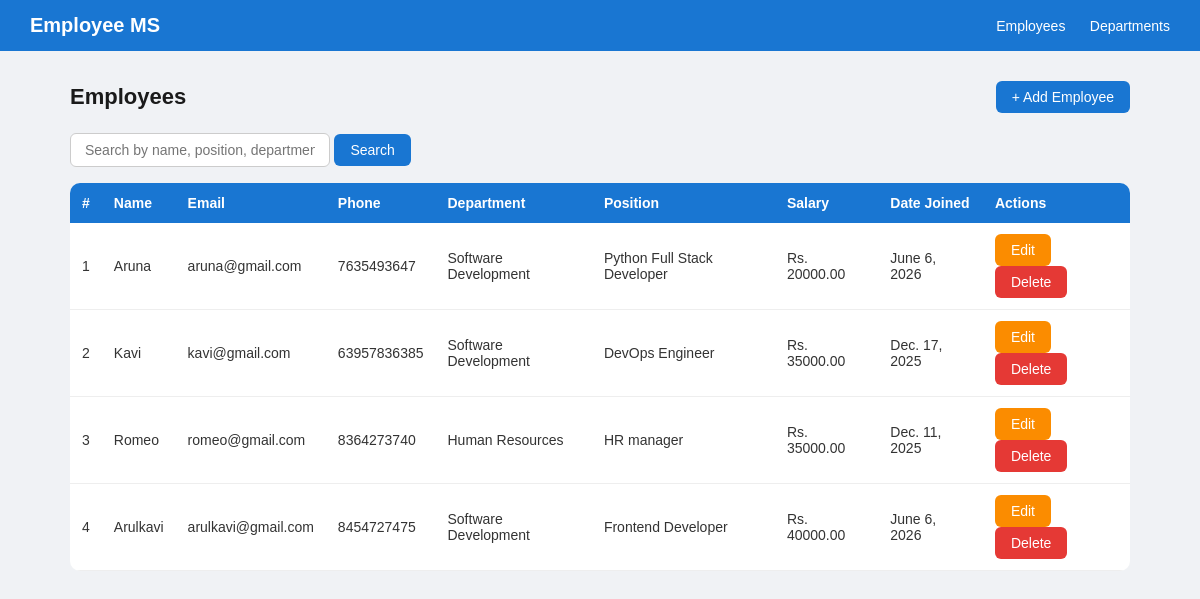
The page / on the database its author committed.
### empapp/models.py (models this page shows, shortened)
class Employee(models.Model):
    name=models.CharField(max_length=100)
    email=models.EmailField(unique=True)
    phone=models.CharField(max_length=15)
    department=models.ForeignKey(Department, on_delete=models.SET_NULL, null=True)
    position=models.CharField(max_length=100)
    salary=models.DecimalField(max_digits=10,decimal_places=2)
    date_joined=models.DateField(default='2026-01-01')

class Department(models.Model):
    name=models.CharField(max_length=100)
    description=models.TextField(blank=True)
    def __str__(self):
        return self.name

### empapp/views.py (the view)
# urls.py: path('', views.employee_list, name='employee_list'),
def employee_list(request):
    query = request.GET.get('q', '')
    employees = Employee.objects.all()
    if query:
        employees = employees.filter(
            Q(name__icontains=query) |
            Q(position__icontains=query) |
            Q(department__name__icontains=query)
        )
    return render(request, 'employee_list.html', {'employees': employees, 'query': query})

### empapp/templates/employee_list.html
{% extends 'base.html' %}
{% block content %}
<div class="page-header">
  <h2>Employees</h2>
  <a href="/employee/add/" class="btn btn-primary">+ Add Employee</a>
</div>
<form method="get" style="margin-bottom:16px;">
  <input class="search-box" type="text" name="q" placeholder="Search by name, position, department..." value="{{ query }}">
  <button class="btn btn-primary" type="submit">Search</button>
</form>
<table>
  <thead>
    <tr>
      <th>#</th>
      <th>Name</th>
      <th>Email</th>
      <th>Phone</th>
      <th>Department</th>
      <th>Position</th>
      <th>Salary</th>
      <th>Date Joined</th>
      <th>Actions</th>
    </tr>
  </thead>
  <tbody>
    {% for emp in employees %}
    <tr>
      <td>{{ forloop.counter }}</td>
      <td>{{ emp.name }}</td>
      <td>{{ emp.email }}</td>
      <td>{{ emp.phone }}</td>
      <td>{{ emp.department }}</td>
      <td>{{ emp.position }}</td>
      <td>Rs. {{ emp.salary }}</td>
      <td>{{ emp.date_joined }}</td>
      <td>
        <a href="/employee/edit/{{ emp.pk }}/" class="btn btn-warning">Edit</a>
        <a href="/employee/delete/{{ emp.pk }}/" class="btn btn-danger">Delete</a>
      </td>
    </tr>
    {% empty %}
    <tr><td colspan="9" style="text-align:center; color:#999;">No employees found.</td></tr>
    {% endfor %}
  </tbody>
</table>
{% endblock %}

### empapp/templates/base.html (shortened to what this page needs)
<!DOCTYPE html>
<html>
<head>
</head>
<body>
  <div class="navbar">
    <h1>Employee MS</h1>
    <div>
      <a href="/">Employees</a>
      <a href="/departments/">Departments</a>
    </div>
  </div>
  <div class="container">
    {% block content %}{% endblock %}
  </div>
</body>
</html>

### empapp/templates/base.html (style rules this page uses)
* { margin: 0; padding: 0; box-sizing: border-box; }
body { font-family: Arial, sans-serif; background: #f0f2f5; }
.navbar { background: #1976d2; padding: 14px 30px; display: flex; justify-content: space-between; align-items: center; }
.navbar h1 { color: white; font-size: 20px; }
.navbar a { color: white; text-decoration: none; margin-left: 20px; font-size: 14px; }
.container { max-width: 1100px; margin: 30px auto; padding: 0 20px; }
.btn { padding: 8px 16px; border-radius: 6px; border: none; cursor: pointer; font-size: 14px; text-decoration: none; display: inline-block; }
.btn-primary { background: #1976d2; color: white; }
.btn-danger { background: #e53935; color: white; }
.btn-warning { background: #fb8c00; color: white; }
table { width: 100%; border-collapse: collapse; background: white; border-radius: 10px; overflow: hidden; }
th { background: #1976d2; color: white; padding: 12px; text-align: left; font-size: 14px; }
td { padding: 11px 12px; border-bottom: 1px solid #eee; font-size: 14px; color: #333; }
.page-header { display: flex; justify-content: space-between; align-items: center; margin-bottom: 20px; }
.page-header h2 { font-size: 22px; color: #1a1a1a; }
.search-box { padding: 8px 14px; border: 1px solid #ccc; border-radius: 6px; font-size: 14px; width: 260px; }

### rows shown on the page
Employee: name "Aruna", email "aruna@gmail.com", phone "7635493647", department "Software Development", position "Python Full Stack Developer", salary "20000.00", date_joined "June 6, 2026"
Employee: name "Kavi", email "kavi@gmail.com", phone "63957836385", department "Software Development", position "DevOps Engineer", salary "35000.00", date_joined "Dec. 17, 2025"
Employee: name "Romeo", email "romeo@gmail.com", phone "8364273740", department "Human Resources", position "HR manager", salary "35000.00", date_joined "Dec. 11, 2025"
Employee: name "Arulkavi", email "arulkavi@gmail.com", phone "8454727475", department "Software Development", position "Frontend Developer", salary "40000.00", date_joined "June 6, 2026"
